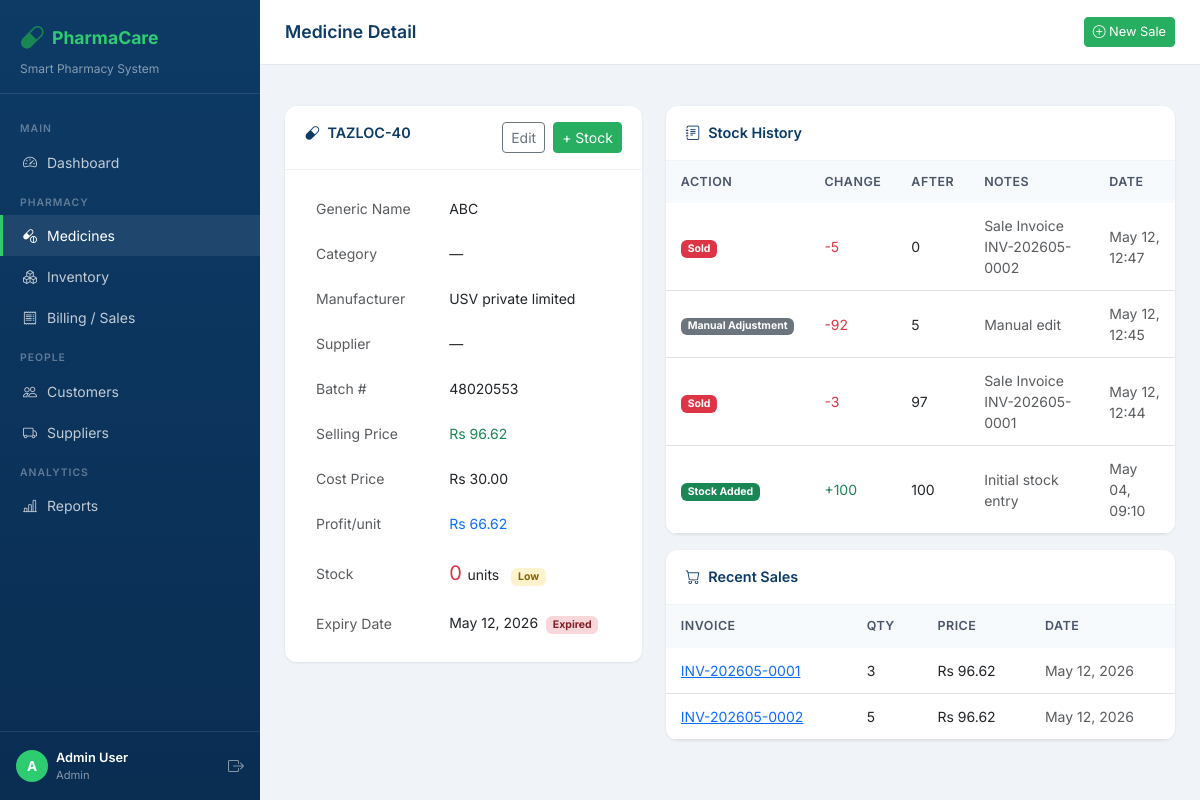
Screenshot of /medicines/1/ (signed in) with the database file from the repository.
### core/models.py (models this page shows, shortened)
class Medicine(models.Model):
    name = models.CharField(max_length=200)
    generic_name = models.CharField(max_length=200, blank=True)
    category = models.ForeignKey(Category, on_delete=models.SET_NULL, null=True, blank=True)
    manufacturer = models.CharField(max_length=200)
    supplier = models.ForeignKey(Supplier, on_delete=models.SET_NULL, null=True, blank=True)
    price = models.DecimalField(max_digits=10, decimal_places=2)
    cost_price = models.DecimalField(max_digits=10, decimal_places=2, default=0)
    quantity = models.IntegerField(default=0)
    minimum_stock = models.IntegerField(default=10)
    expiry_date = models.DateField()
    batch_number = models.CharField(max_length=100, blank=True)
    description = models.TextField(blank=True)
    created_at = models.DateTimeField(auto_now_add=True)
    updated_at = models.DateTimeField(auto_now=True)
    @property
    def is_low_stock(self):
        return self.quantity < self.minimum_stock
    @property
    def is_expired(self):
        return self.expiry_date < timezone.now().date()
    @property
    def profit_margin(self):
        if self.cost_price > 0:
            return float(self.price - self.cost_price)
        return 0
    class Meta:
        ordering = ['name']

class StockLog(models.Model):
    ACTION_CHOICES = [
        ('ADD', 'Stock Added'),
        ('SALE', 'Sold'),
        ('ADJUST', 'Manual Adjustment'),
        ('RETURN', 'Return'),
    ]
    medicine = models.ForeignKey(Medicine, on_delete=models.CASCADE)
    action = models.CharField(max_length=10, choices=ACTION_CHOICES)
    quantity_change = models.IntegerField()  # positive = added, negative = removed
    quantity_after = models.IntegerField()
    notes = models.TextField(blank=True)
    performed_by = models.ForeignKey(User, on_delete=models.SET_NULL, null=True)
    timestamp = models.DateTimeField(auto_now_add=True)
    class Meta:
        ordering = ['-timestamp']

class SaleItem(models.Model):
    sale = models.ForeignKey(Sale, on_delete=models.CASCADE, related_name='items')
    medicine = models.ForeignKey(Medicine, on_delete=models.PROTECT)
    quantity = models.IntegerField()
    unit_price = models.DecimalField(max_digits=10, decimal_places=2)

class Sale(models.Model):
    customer = models.ForeignKey(Customer, on_delete=models.SET_NULL, null=True, blank=True)
    staff = models.ForeignKey(User, on_delete=models.SET_NULL, null=True, blank=True)
    sale_date = models.DateTimeField(default=timezone.now)
    total_amount = models.DecimalField(max_digits=12, decimal_places=2, default=0)
    discount = models.DecimalField(max_digits=5, decimal_places=2, default=0)
    paid_amount = models.DecimalField(max_digits=12, decimal_places=2, default=0)
    notes = models.TextField(blank=True)
    invoice_number = models.CharField(max_length=50, unique=True)
    class Meta:
        ordering = ['-sale_date']

### core/views.py (the view)
# urls.py: path('medicines/<int:pk>/', views.medicine_detail, name='medicine_detail'),
@login_required
def medicine_detail(request, pk):
    medicine = get_object_or_404(Medicine, pk=pk)
    stock_logs = StockLog.objects.filter(medicine=medicine)[:10]
    sale_items = SaleItem.objects.filter(medicine=medicine).select_related('sale')[:10]
    context = {'medicine': medicine, 'stock_logs': stock_logs, 'sale_items': sale_items}
    return render(request, 'core/medicine_detail.html', context)

### core/templates/core/medicine_detail.html (shortened to what this page needs)
{% extends 'core/base.html' %}
{% block page_title %}Medicine Detail{% endblock %}
{% block content %}
<div class="row g-4">
  <div class="col-lg-5">
    <div class="table-card card">
      <div class="card-header d-flex justify-content-between">
        <span><i class="bi bi-capsule me-2"></i>{{ medicine.name }}</span>
        <div class="d-flex gap-2">
          <a href="{% url 'medicine_edit' medicine.pk %}" class="btn btn-sm btn-outline-secondary">Edit</a>
          <a href="{% url 'medicine_stock_adjust' medicine.pk %}" class="btn btn-sm btn-success">+ Stock</a>
        </div>
      </div>
      <div class="card-body">
        <table class="table table-borderless small mb-0">
          <tr><td class="text-muted">Generic Name</td><td class="fw-600">{{ medicine.generic_name|default:"—" }}</td></tr>
          <tr><td class="text-muted">Category</td><td>{{ medicine.category|default:"—" }}</td></tr>
          <tr><td class="text-muted">Manufacturer</td><td>{{ medicine.manufacturer }}</td></tr>
          <tr><td class="text-muted">Supplier</td><td>{{ medicine.supplier|default:"—" }}</td></tr>
          <tr><td class="text-muted">Batch #</td><td>{{ medicine.batch_number|default:"—" }}</td></tr>
          <tr><td class="text-muted">Selling Price</td><td class="fw-600 text-success">Rs {{ medicine.price }}</td></tr>
          <tr><td class="text-muted">Cost Price</td><td>Rs {{ medicine.cost_price }}</td></tr>
          <tr><td class="text-muted">Profit/unit</td><td class="text-primary fw-600">Rs {{ medicine.profit_margin }}</td></tr>
          <tr>
            <td class="text-muted">Stock</td>
            <td>
              <span class="fw-700 fs-5 {% if medicine.is_low_stock %}text-danger{% else %}text-success{% endif %}">
                {{ medicine.quantity }}
              </span> units
              {% if medicine.is_low_stock %}<span class="badge badge-low ms-2">Low</span>{% endif %}
            </td>
          </tr>
          <tr>
            <td class="text-muted">Expiry Date</td>
            <td>
              {{ medicine.expiry_date }}
              {% if medicine.is_expired %}
                <span class="badge badge-exp ms-1">Expired</span>
              {% elif medicine.is_expiring_soon %}
                <span class="badge badge-low ms-1">{{ medicine.days_until_expiry }} days left</span>
              {% endif %}
            </td>
          </tr>
        </table>
      </div>
    </div>
  </div>
  <div class="col-lg-7">
    <div class="table-card card mb-3">
      <div class="card-header"><i class="bi bi-journal-text me-2"></i>Stock History</div>
      <div class="table-responsive">
        <table class="table table-hover mb-0">
          <thead><tr><th>Action</th><th>Change</th><th>After</th><th>Notes</th><th>Date</th></tr></thead>
          <tbody>
            {% for log in stock_logs %}
            <tr>
              <td><span class="badge {% if log.action == 'SALE' %}bg-danger{% elif log.action == 'ADD' %}bg-success{% else %}bg-secondary{% endif %}">{{ log.get_action_display }}</span></td>
              <td class="fw-600 {% if log.quantity_change > 0 %}text-success{% else %}text-danger{% endif %}">
                {% if log.quantity_change > 0 %}+{% endif %}{{ log.quantity_change }}
              </td>
              <td>{{ log.quantity_after }}</td>
              <td class="small text-muted">{{ log.notes|truncatechars:30 }}</td>
              <td class="small text-muted">{{ log.timestamp|date:"M d, H:i" }}</td>
            </tr>
            {% empty %}
            <tr><td colspan="5" class="text-center text-muted py-3">No history yet</td></tr>
            {% endfor %}
          </tbody>
        </table>
      </div>
    </div>
    <div class="table-card card">
      <div class="card-header"><i class="bi bi-cart me-2"></i>Recent Sales</div>
      <div class="table-responsive">
        <table class="table table-hover mb-0">
          <thead><tr><th>Invoice</th><th>Qty</th><th>Price</th><th>Date</th></tr></thead>
          <tbody>
            {% for item in sale_items %}
            <tr>
              <td><a href="{% url 'sale_receipt' item.sale.pk %}">{{ item.sale.invoice_number }}</a></td>
              <td>{{ item.quantity }}</td>
              <td>Rs {{ item.unit_price }}</td>
              <td class="small text-muted">{{ item.sale.sale_date|date:"M d, Y" }}</td>
            </tr>
            {% empty %}
            <tr><td colspan="4" class="text-center text-muted py-3">No sales yet</td></tr>
            {% endfor %}
          </tbody>
        </table>
      </div>
    </div>
  </div>
</div>
{% endblock %}

### core/templates/core/base.html (shortened to what this page needs)
<!DOCTYPE html>
<html lang="en">
<head>
  <link href="https://cdn.jsdelivr.net/npm/bootstrap@5.3.0/dist/css/bootstrap.min.css" rel="stylesheet"/>
  <link href="https://cdn.jsdelivr.net/npm/bootstrap-icons@1.11.0/font/bootstrap-icons.css" rel="stylesheet"/>
</head>
<body>
{% if user.is_authenticated %}
<div id="sidebar">
  <div class="sidebar-brand">
    <div class="d-flex align-items-center gap-2 mb-1">
      <i class="bi bi-capsule fs-4 text-success"></i>
      <h5>PharmaCare </h5>
    </div>
    <p>Smart Pharmacy System</p>
  </div>
  <nav class="sidebar-nav">
    <div class="nav-section-title">Main</div>
    <a href="{% url 'dashboard' %}" class="nav-link {% if request.resolver_match.url_name == 'dashboard' %}active{% endif %}">
      <i class="bi bi-speedometer2"></i> Dashboard
    </a>
    <div class="nav-section-title">Pharmacy</div>
    <a href="{% url 'medicine_list' %}" class="nav-link {% if 'medicine' in request.resolver_match.url_name %}active{% endif %}">
      <i class="bi bi-capsule-pill"></i> Medicines
    </a>
    <a href="{% url 'inventory' %}" class="nav-link {% if request.resolver_match.url_name == 'inventory' %}active{% endif %}">
      <i class="bi bi-boxes"></i> Inventory
    </a>
    <a href="{% url 'billing' %}" class="nav-link {% if 'billing' in request.resolver_match.url_name or 'sale' in request.resolver_match.url_name %}active{% endif %}">
      <i class="bi bi-receipt"></i> Billing / Sales
    </a>
    <div class="nav-section-title">People</div>
    <a href="{% url 'customer_list' %}" class="nav-link {% if 'customer' in request.resolver_match.url_name %}active{% endif %}">
      <i class="bi bi-people"></i> Customers
    </a>
    <a href="{% url 'supplier_list' %}" class="nav-link {% if 'supplier' in request.resolver_match.url_name %}active{% endif %}">
      <i class="bi bi-truck"></i> Suppliers
    </a>
    <div class="nav-section-title">Analytics</div>
    <a href="{% url 'reports' %}" class="nav-link {% if request.resolver_match.url_name == 'reports' %}active{% endif %}">
      <i class="bi bi-bar-chart-line"></i> Reports
    </a>
  </nav>
  <div class="mt-auto p-3" style="border-top:1px solid rgba(255,255,255,0.1); position:absolute; bottom:0; width:100%;">
    <div class="d-flex align-items-center gap-2">
      <div style="width:32px;height:32px;background:var(--accent);border-radius:50%;display:flex;align-items:center;justify-content:center;font-weight:700;color:#fff;font-size:0.85rem;">
        {{ user.username|first|upper }}
      </div>
      <div>
        <div style="color:#fff;font-size:0.8rem;font-weight:600;">{{ user.get_full_name|default:user.username }}</div>
        <div style="color:rgba(255,255,255,0.5);font-size:0.7rem;">{% if user.is_superuser %}Admin{% else %}Staff{% endif %}</div>
      </div>
      <a href="{% url 'logout' %}" class="ms-auto text-white opacity-50" title="Logout"><i class="bi bi-box-arrow-right"></i></a>
    </div>
  </div>
</div>
<div id="main-content">
  <div class="topbar">
    <div class="topbar-title">{% block page_title %}Dashboard{% endblock %}</div>
    <a href="{% url 'billing' %}" class="btn btn-success btn-sm">
      <i class="bi bi-plus-circle"></i> New Sale
    </a>
  </div>
  <div class="px-4 pt-3">
  </div>
  <div class="page-content">
    {% block content %}{% endblock %}
  </div>
</div>
{% else %}
  {% block auth_content %}{% endblock %}
{% endif %}
</body>
</html>

### core/templates/core/base.html (style rules this page uses)
:root { --primary: #0d3b66; --primary-light: #1a5276; --accent: #2ecc71; --accent-dark: #27ae60; --sidebar-width: 260px; --topbar-height: 65px; }
* { font-family: 'Inter', sans-serif; }
body { background: #f0f4f8; color: #2d3748; }
#sidebar { width: var(--sidebar-width); min-height: 100vh; background: linear-gradient(180deg, var(--primary) 0%, #0a2d52 100%); position: fixed; top: 0; left: 0; z-index: 100; transition: all 0.3s; overflow-y: auto; }
.sidebar-brand { padding: 20px 20px 15px; border-bottom: 1px solid rgba(255,255,255,0.1); }
.sidebar-brand h5 { color: var(--accent); font-weight: 700; font-size: 1.1rem; margin: 0; }
.sidebar-brand p { color: rgba(255,255,255,0.5); font-size: 0.75rem; margin: 0; }
.sidebar-nav { padding: 15px 0; }
.nav-section-title { color: rgba(255,255,255,0.35); font-size: 0.65rem; font-weight: 600; letter-spacing: 1px; text-transform: uppercase; padding: 12px 20px 5px; }
.sidebar-nav .nav-link { color: rgba(255,255,255,0.75); padding: 10px 20px; border-radius: 0; font-size: 0.875rem; font-weight: 400; display: flex; align-items: center; gap: 10px; transition: all 0.2s; border-left: 3px solid transparent; }
.sidebar-nav .nav-link:hover, .sidebar-nav .nav-link.active { background: rgba(255,255,255,0.08); color: #fff; border-left-color: var(--accent); }
#main-content { margin-left: var(--sidebar-width); min-height: 100vh; }
.topbar { height: var(--topbar-height); background: #fff; border-bottom: 1px solid #e2e8f0; display: flex; align-items: center; padding: 0 25px; position: sticky; top: 0; z-index: 99; gap: 15px; }
.topbar-title { font-size: 1.1rem; font-weight: 600; color: var(--primary); flex: 1; }
.topbar .btn-sm { font-size: 0.8rem; }
.page-content { padding: 25px; }
.table-card { background: #fff; border-radius: 12px; border: none; box-shadow: 0 1px 3px rgba(0,0,0,0.08); overflow: hidden; }
.table-card .card-header { background: transparent; border-bottom: 1px solid #f0f4f8; padding: 16px 20px; font-weight: 600; font-size: 0.9rem; color: var(--primary); }
.table thead th { background: #f7fafc; color: #4a5568; font-size: 0.78rem; font-weight: 600; text-transform: uppercase; letter-spacing: 0.5px; border-bottom: none; padding: 12px 15px; }
.table td { padding: 12px 15px; vertical-align: middle; font-size: 0.875rem; }
.badge-low { background: #fff3cd; color: #856404; }
.badge-exp { background: #f8d7da; color: #842029; }
.btn-success { background: var(--accent-dark); border-color: var(--accent-dark); }

### rows the page displays
Medicine: name "TAZLOC-40", generic_name "ABC", category "—", manufacturer "USV private limited", supplier "—", batch_number "48020553", price "96.62", cost_price "30.00", profit_margin "66.62", quantity "0", expiry_date "May 12, 2026"
StockLog: action "Sold", quantity_change "-5", quantity_after "0", notes "Sale Invoice INV-202605-0002", timestamp "May 12, 12:47"
StockLog: action "Manual Adjustment", quantity_change "-92", quantity_after "5", notes "Manual edit", timestamp "May 12, 12:45"
StockLog: action "Sold", quantity_change "-3", quantity_after "97", notes "Sale Invoice INV-202605-0001", timestamp "May 12, 12:44"
StockLog: action "Stock Added", quantity_change "100", quantity_after "100", notes "Initial stock entry", timestamp "May 04, 09:10"
SaleItem: sale.invoice_number "INV-202605-0001", quantity "3", unit_price "96.62", sale.sale_date "May 12, 2026"
SaleItem: sale.invoice_number "INV-202605-0002", quantity "5", unit_price "96.62", sale.sale_date "May 12, 2026"

### other values shown
{{ user.username|first|upper }} "A"
{{ user.get_full_name|default:user.username }} "Admin User"
